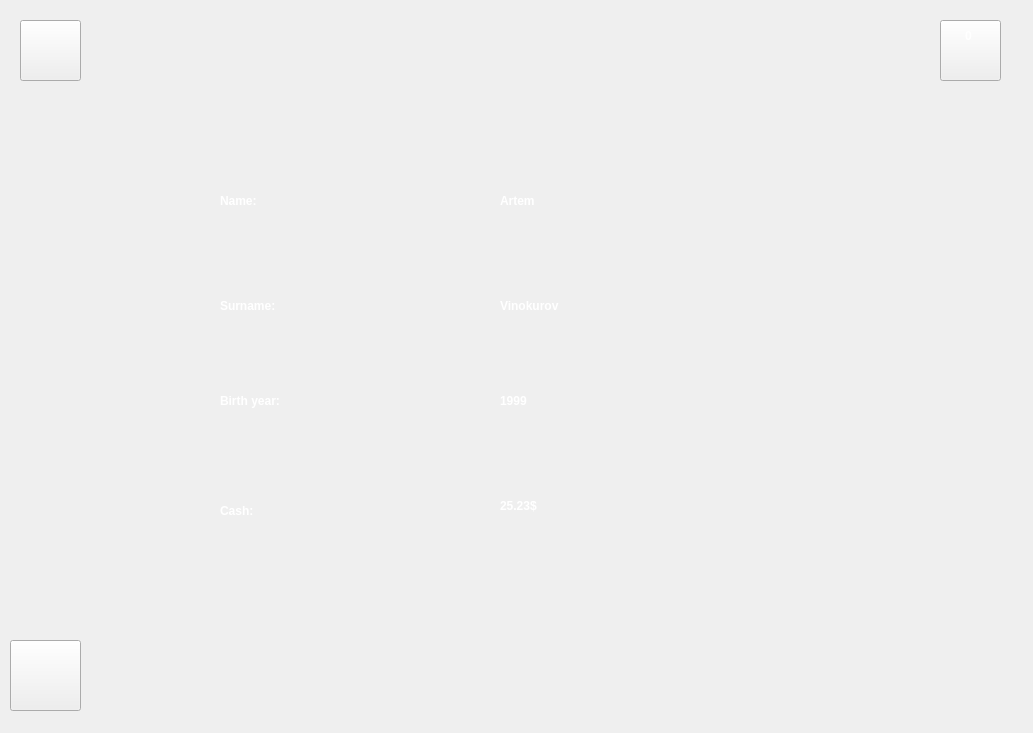
    <widget class="QWidget" name="profile">
     <widget class="QLabel" name="profileBackLabel">
      <property name="geometry">
       <rect>
        <x>0</x>
        <y>0</y>
        <width>1024</width>
        <height>724</height>
       </rect>
      </property>
      <property name="styleSheet">
       <string notr="true">background-image: url(:/backs/backs/profileBack.png);</string>
      </property>
      <property name="text">
       <string/>
      </property>
     </widget>
     <widget class="QPushButton" name="profileLogOutBtn">
      <property name="geometry">
       <rect>
        <x>10</x>
        <y>640</y>
        <width>71</width>
        <height>71</height>
       </rect>
      </property>
      <property name="styleSheet">
       <string notr="true">border-image: url(:/icons/icons/signOutBtnColor.png);</string>
      </property>
      <property name="text">
       <string/>
      </property>
     </widget>
     <widget class="QLabel" name="profileCartCounterLabel">
      <property name="geometry">
       <rect>
        <x>965</x>
        <y>20</y>
        <width>31</width>
        <height>31</height>
       </rect>
      </property>
      <property name="styleSheet">
       <string notr="true">font: 75 15pt &quot;Nirmala UI&quot;;
font-weight: bold;
color: white;</string>
      </property>
      <property name="text">
       <string>0</string>
      </property>
     </widget>
     <widget class="QPushButton" name="profileCartBtn">
      <property name="geometry">
       <rect>
        <x>940</x>
        <y>20</y>
        <width>61</width>
        <height>61</height>
       </rect>
      </property>
      <property name="styleSheet">
       <string notr="true">border-image: url(:/icons/icons/cartBtnColor.png);</string>
      </property>
      <property name="text">
       <string/>
      </property>
     </widget>
     <widget class="QPushButton" name="profileGoBackBtn">
      <property name="geometry">
       <rect>
        <x>20</x>
        <y>20</y>
        <width>61</width>
        <height>61</height>
       </rect>
      </property>
      <property name="styleSheet">
       <string notr="true">border-image: url(:/icons/icons/backBtnColor.png);</string>
      </property>
      <property name="text">
       <string/>
      </property>
     </widget>
     <widget class="QLabel" name="profile1Label">
      <property name="geometry">
       <rect>
        <x>220</x>
        <y>180</y>
        <width>101</width>
        <height>41</height>
       </rect>
      </property>
      <property name="styleSheet">
       <string notr="true">font: 75 25pt &quot;Nirmala UI&quot;;
font-weight: bold;
color: white;</string>
      </property>
      <property name="text">
       <string>Name:</string>
      </property>
     </widget>
     <widget class="QLabel" name="profile2Label">
      <property name="geometry">
       <rect>
        <x>220</x>
        <y>290</y>
        <width>161</width>
        <height>31</height>
       </rect>
      </property>
      <property name="styleSheet">
       <string notr="true">font: 75 25pt &quot;Nirmala UI&quot;;
font-weight: bold;
color: white;</string>
      </property>
      <property name="text">
       <string>Surname:</string>
      </property>
     </widget>
     <widget class="QLabel" name="profile3Label">
      <property name="geometry">
       <rect>
        <x>220</x>
        <y>380</y>
        <width>161</width>
        <height>41</height>
       </rect>
      </property>
      <property name="styleSheet">
       <string notr="true">font: 75 25pt &quot;Nirmala UI&quot;;
font-weight: bold;
color: white;</string>
      </property>
      <property name="text">
       <string>Birth year:</string>
      </property>
     </widget>
     <widget class="QLabel" name="profile4Label">
      <property name="geometry">
       <rect>
        <x>220</x>
        <y>490</y>
        <width>181</width>
        <height>41</height>
       </rect>
      </property>
      <property name="styleSheet">
       <string notr="true">font: 75 25pt &quot;Nirmala UI&quot;;
font-weight: bold;
color: white;</string>
      </property>
      <property name="text">
       <string>Cash:</string>
      </property>
     </widget>
     <widget class="QLabel" name="profileNameLabel">
      <property name="geometry">
       <rect>
        <x>500</x>
        <y>180</y>
        <width>461</width>
        <height>41</height>
       </rect>
      </property>
      <property name="styleSheet">
       <string notr="true">font: 75 25pt &quot;Nirmala UI&quot;;
font-weight: bold;
color: white;</string>
      </property>
      <property name="text">
       <string>Artem</string>
      </property>
     </widget>
     <widget class="QLabel" name="profileSurnameLabel">
      <property name="geometry">
       <rect>
        <x>500</x>
        <y>290</y>
        <width>461</width>
        <height>31</height>
       </rect>
      </property>
      <property name="styleSheet">
       <string notr="true">font: 75 25pt &quot;Nirmala UI&quot;;
font-weight: bold;
color: white;</string>
      </property>
      <property name="text">
       <string>Vinokurov</string>
      </property>
     </widget>
     <widget class="QLabel" name="profileBirthYearLabel">
      <property name="geometry">
       <rect>
        <x>500</x>
        <y>380</y>
        <width>261</width>
        <height>41</height>
       </rect>
      </property>
      <property name="styleSheet">
       <string notr="true">font: 75 25pt &quot;Nirmala UI&quot;;
font-weight: bold;
color: white;</string>
      </property>
      <property name="text">
       <string>1999</string>
      </property>
     </widget>
     <widget class="QLabel" name="profileCashLabel">
      <property name="geometry">
       <rect>
        <x>500</x>
        <y>480</y>
        <width>281</width>
        <height>51</height>
       </rect>
      </property>
      <property name="styleSheet">
       <string notr="true">font: 75 25pt &quot;Nirmala UI&quot;;
font-weight: bold;
color: white;</string>
      </property>
      <property name="text">
       <string>25.23$</string>
      </property>
     </widget>
     <zorder>profileBackLabel</zorder>
     <zorder>profileLogOutBtn</zorder>
     <zorder>profileCartBtn</zorder>
     <zorder>profileGoBackBtn</zorder>
     <zorder>profileCartCounterLabel</zorder>
     <zorder>profile1Label</zorder>
     <zorder>profile2Label</zorder>
     <zorder>profile3Label</zorder>
     <zorder>profile4Label</zorder>
     <zorder>profileNameLabel</zorder>
     <zorder>profileSurnameLabel</zorder>
     <zorder>profileBirthYearLabel</zorder>
     <zorder>profileCashLabel</zorder>
    </widget>
